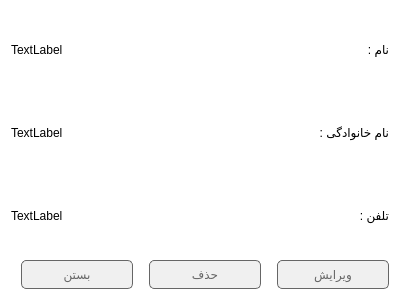
<?xml version="1.0" encoding="UTF-8"?>
<ui version="4.0">
 <class>ContactWindow</class>
 <widget class="QDialog" name="ContactWindow">
  <property name="geometry">
   <rect>
    <x>0</x>
    <y>0</y>
    <width>400</width>
    <height>300</height>
   </rect>
  </property>
  <property name="windowTitle">
   <string>Dialog</string>
  </property>
  <property name="styleSheet">
   <string notr="true">QWidget{
background-color: rgb(255, 255, 255);
}</string>
  </property>
  <layout class="QGridLayout" name="gridLayout" columnstretch="1,0">
   <property name="sizeConstraint">
    <enum>QLayout::SetDefaultConstraint</enum>
   </property>
   <item row="1" column="1">
    <widget class="QLabel" name="LabelLastName">
     <property name="styleSheet">
      <string notr="true">QWidget{
	font: 8pt &quot;IRANSans&quot;;
}</string>
     </property>
     <property name="text">
      <string>نام خانوادگی : </string>
     </property>
    </widget>
   </item>
   <item row="2" column="1">
    <widget class="QLabel" name="LabelPhone">
     <property name="styleSheet">
      <string notr="true">QWidget{
	font: 8pt &quot;IRANSans&quot;;
}</string>
     </property>
     <property name="text">
      <string>تلفن : </string>
     </property>
    </widget>
   </item>
   <item row="0" column="1">
    <widget class="QLabel" name="LabelFirstName">
     <property name="styleSheet">
      <string notr="true">QWidget{
	font: 8pt &quot;IRANSans&quot;;
}</string>
     </property>
     <property name="text">
      <string>نام : </string>
     </property>
    </widget>
   </item>
   <item row="0" column="0">
    <widget class="QLabel" name="LabelFirstNameView">
     <property name="styleSheet">
      <string notr="true">QWidget{
	font: 8pt &quot;IRANSans&quot;;
}</string>
     </property>
     <property name="text">
      <string>TextLabel</string>
     </property>
    </widget>
   </item>
   <item row="1" column="0">
    <widget class="QLabel" name="LabelLastNameView">
     <property name="text">
      <string>TextLabel</string>
     </property>
    </widget>
   </item>
   <item row="2" column="0">
    <widget class="QLabel" name="LabelPhoneView">
     <property name="text">
      <string>TextLabel</string>
     </property>
    </widget>
   </item>
   <item row="3" column="0" colspan="2">
    <layout class="QHBoxLayout" name="horizontalLayout">
     <item>
      <widget class="QPushButton" name="BtnClose">
       <property name="styleSheet">
        <string notr="true">QPushButton:pressed {
     background-color:   rgb(102, 102, 102);
	color: rgb(240, 240, 240);
}
QPushButton {
     background-color:  rgb(240, 240, 240);
	color: rgb(102, 102, 102);
border: 1px solid  rgb(102, 102, 102);
     border-radius: 5px;
padding:6px;
margin:0px;
margin-left:10px;
}

QPushButton:disabled {
	color: rgb(180, 180, 180);
}</string>
       </property>
       <property name="text">
        <string>بستن</string>
       </property>
      </widget>
     </item>
     <item>
      <widget class="QPushButton" name="BtnDelete">
       <property name="styleSheet">
        <string notr="true">QPushButton:pressed {
     background-color:   rgb(102, 102, 102);
	color: rgb(240, 240, 240);
}
QPushButton {
     background-color:  rgb(240, 240, 240);
	color: rgb(102, 102, 102);
border: 1px solid  rgb(102, 102, 102);
     border-radius: 5px;
padding:6px;
margin:0px;
margin-left:10px;
}

QPushButton:disabled {
	color: rgb(180, 180, 180);
}</string>
       </property>
       <property name="text">
        <string>حذف</string>
       </property>
      </widget>
     </item>
     <item>
      <widget class="QPushButton" name="BtnEdit">
       <property name="styleSheet">
        <string notr="true">QPushButton:pressed {
     background-color:   rgb(102, 102, 102);
	color: rgb(240, 240, 240);
}
QPushButton {
     background-color:  rgb(240, 240, 240);
	color: rgb(102, 102, 102);
border: 1px solid  rgb(102, 102, 102);
     border-radius: 5px;
padding:6px;
margin:0px;
margin-left:10px;
}

QPushButton:disabled {
	color: rgb(180, 180, 180);
}</string>
       </property>
       <property name="text">
        <string>ویرایش</string>
       </property>
      </widget>
     </item>
    </layout>
   </item>
  </layout>
 </widget>
 <resources/>
 <connections/>
</ui>
